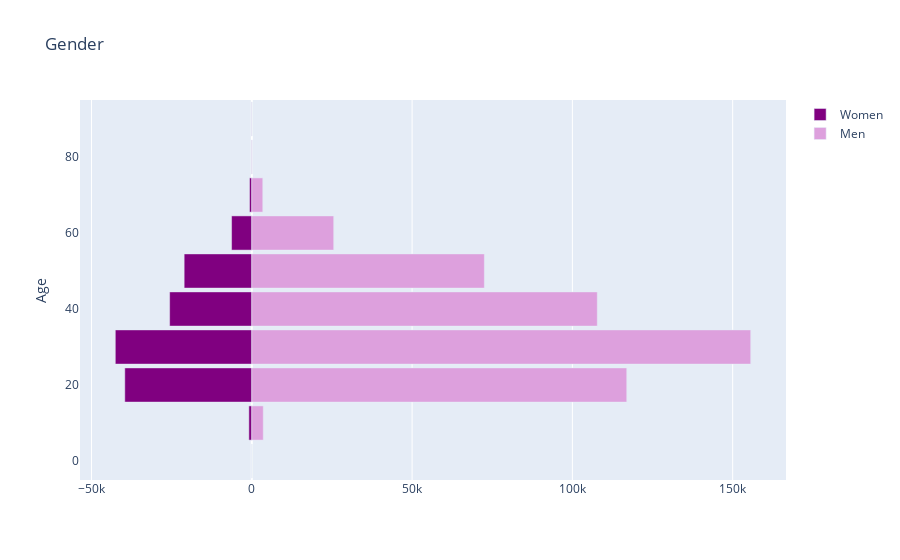

Write notebook code for a chart like this one.
### Code cell
y = list(range(0, 110, 10))
men_bins = []
women_bins = []
for i in range(0, len(y) - 1):
    df_gender = pd.DataFrame(data=df[( df['age'] >  y[i] ) & (df['age'] < y[i+1]) ]['Gender'].value_counts())
    df_gender = df_gender.reset_index()
    df_gender.rename(columns={'Gender':'count', 'index':'gender'}, inplace=True)
    count = df_gender[df_gender['gender'] == 1]['count']
    men_bins.append(0 if len(count) == 0 else count.values[0])
    count2 = df_gender[df_gender['gender'] == 2]['count']
    women_bins.append(0 if len(count2) == 0 else -count2.values[0])
    
layout = go.Layout(yaxis=go.layout.YAxis(title='Age'),
                  title="Gender",
                   barmode='overlay',
                   bargap=0.1)

data = [
        go.Bar(y=y,
               x=women_bins,
               orientation='h',
               name='Women',
               text=-1 * women_bins,
               hoverinfo='text',
               marker=dict(color='purple')
               ),go.Bar(y=y,
               x=men_bins,
               orientation='h',
               name='Men',
               hoverinfo='x',
               marker=dict(color='plum')
               )]
iplot(dict(data=data, layout=layout))

### Figure 1 — Plotly figure (JSON) as saved in the notebook; plotly's stock layout.template omitted (floating-point values rounded to 4 significant figures)
{"data": [{"hoverinfo": "text", "marker": {"color": "purple"}, "name": "Women", "orientation": "h", "text": [], "type": "bar", "x": [0, -922, -39624, -42583, -25633, -21102, -6313, -719, -34, -37], "y": [0, 10, 20, 30, 40, 50, 60, 70, 80, 90, 100]}, {"hoverinfo": "x", "marker": {"color": "plum"}, "name": "Men", "orientation": "h", "type": "bar", "x": [0, 3571, 116959, 155625, 107767, 72546, 25546, 3422, 87, 21], "y": [0, 10, 20, 30, 40, 50, 60, 70, 80, 90, 100]}], "layout": {"bargap": 0.1, "barmode": "overlay", "title": {"text": "Gender"}, "yaxis": {"title": {"text": "Age"}}}}
